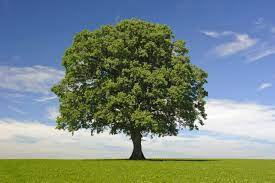
#> input picture codes/point_op/images/tree.jpeg, 275 x 183 px
$ python binary_thresh.py
#> lines starting #> are read from the running program, lines starting #| are printed output that depends on the picture; after the words box and inside, x2 and y2 are one past the last pixel; in counts of white or black regions, pixels touching at a corner belong together
import cv2
import matplotlib.pyplot as plt

# load image in grayscale
img = cv2.imread('./images/tree.jpeg', cv2.IMREAD_GRAYSCALE)
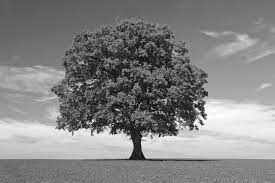
#> img: shape (183, 275); min 0, max 255, mean 131.3

# apply binary thresholding with threshold value of 127
_, thresh = cv2.threshold(img, 127, 255, cv2.THRESH_BINARY)
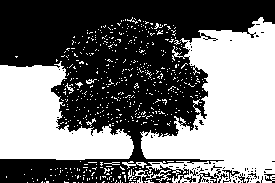
#> thresh: shape (183, 275); 45.8% white; 545 white regions (534 under 20 px), largest, box (x1, y1, x2, y2) and area: (140, 17, 275, 183) 13578, (0, 61, 134, 160) 7699, (128, 169, 148, 183) 99

# plot original and thresholded images side by side
fig, axs = plt.subplots(1, 2, figsize=(10, 5))
axs[0].imshow(img, cmap='gray')
axs[0].set_title('Original Image')
axs[0].axis('off')
axs[1].imshow(thresh, cmap='gray')
axs[1].set_title('Thresholded Image')
axs[1].axis('off')
plt.show()
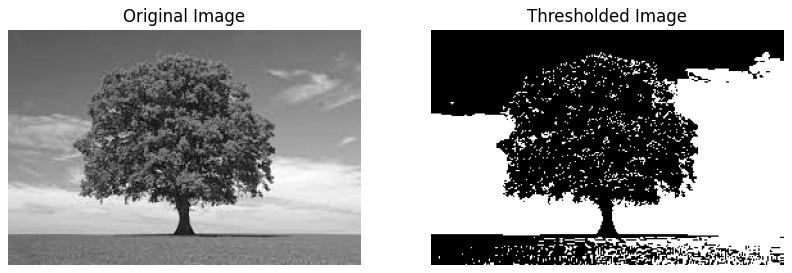
#> figure drawn by matplotlib, 2 panels

$ run again, with codes/point_op/images/deer.jpeg copied over codes/point_op/images/tree.jpeg
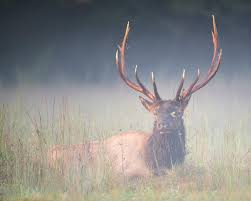
#> input picture codes/point_op/images/deer.jpeg, 251 x 201 px
#> `_, thresh = cv2.threshold(img, 127, 255, cv2.THRESH_BINARY)`:
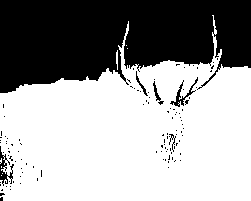
#> thresh: shape (201, 251); 62.7% white; 111 black regions (105 under 20 px), largest, box (x1, y1, x2, y2) and area: (0, 0, 251, 93) 18062, (0, 146, 14, 186) 200, (170, 77, 198, 107) 170, (153, 81, 164, 105) 69, (136, 71, 148, 96) 57, (169, 134, 176, 152) 38
#> `plt.show()`:
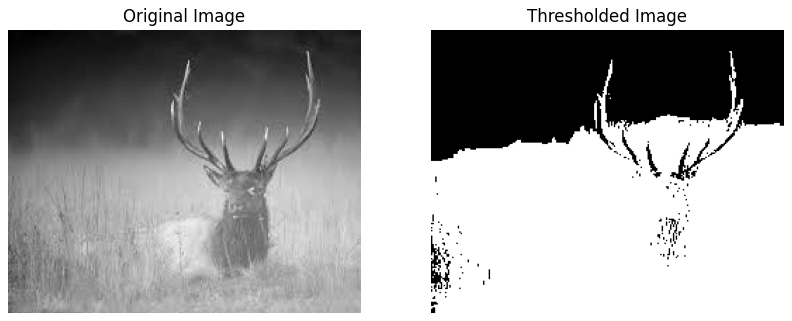
#> figure drawn by matplotlib, 2 panels
